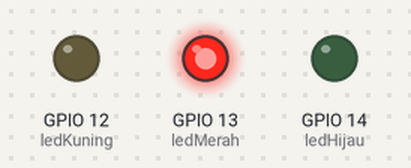
Simulated run of this sketch. Board: ESP32. Parts: output pins drawn as LEDs (lit = HIGH).

Above: at 0.2 s.
At 1.2 s:
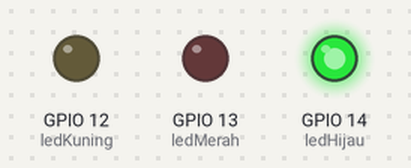
At 3.7 s:
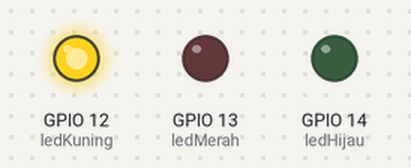
Timing chart, 0 to 4.6 s (numbered marks = the images above):
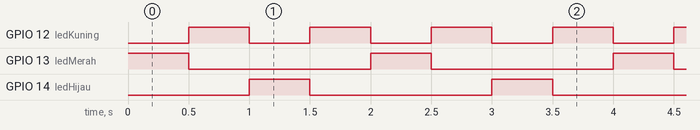

Measured:
- by itself, GPIO 12 (ledKuning): alternates HIGH for 0.50 s and LOW for 0.50 s
- by itself, GPIO 13 (ledMerah), GPIO 14 (ledHijau): alternates HIGH for 0.50 s and LOW for 1.5 s
- by itself, everything shown: repeats every 2.0 s, in 5 steps

The sketch:

led_esp32.ino
```cpp
#define ledMerah 13
#define ledKuning 12
#define ledHijau 14

void setup() {
  pinMode(ledMerah, OUTPUT);
  pinMode(ledKuning, OUTPUT);
  pinMode(ledHijau, OUTPUT);
}

void loop() {
  digitalWrite(ledMerah, HIGH);
  delay(500);
  digitalWrite(ledMerah, LOW);
  digitalWrite(ledKuning, HIGH);
  delay(500);
  digitalWrite(ledKuning, LOW);
  digitalWrite(ledHijau, HIGH);
  delay(500);
  digitalWrite(ledHijau, LOW);
  digitalWrite(ledKuning, HIGH);
  delay(500);
  digitalWrite(ledKuning, LOW);
}
```
